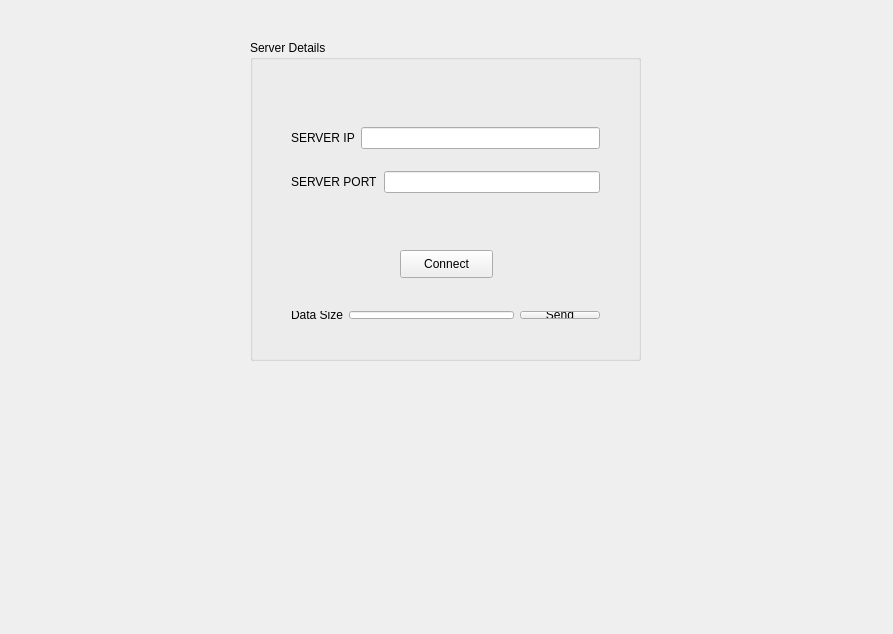
<?xml version="1.0" encoding="UTF-8"?>
<ui version="4.0">
 <class>Widget</class>
 <widget class="QWidget" name="Widget">
  <property name="geometry">
   <rect>
    <x>0</x>
    <y>0</y>
    <width>893</width>
    <height>634</height>
   </rect>
  </property>
  <property name="windowTitle">
   <string>Widget</string>
  </property>
  <widget class="QGroupBox" name="groupBox">
   <property name="geometry">
    <rect>
     <x>250</x>
     <y>40</y>
     <width>391</width>
     <height>321</height>
    </rect>
   </property>
   <property name="title">
    <string>Server Details</string>
   </property>
   <widget class="QPushButton" name="pushButton">
    <property name="geometry">
     <rect>
      <x>150</x>
      <y>210</y>
      <width>93</width>
      <height>28</height>
     </rect>
    </property>
    <property name="text">
     <string>Connect</string>
    </property>
   </widget>
   <widget class="QWidget" name="layoutWidget">
    <property name="geometry">
     <rect>
      <x>30</x>
      <y>60</y>
      <width>331</width>
      <height>121</height>
     </rect>
    </property>
    <layout class="QVBoxLayout" name="verticalLayout">
     <item>
      <layout class="QHBoxLayout" name="horizontalLayout_2">
       <item>
        <widget class="QLabel" name="label">
         <property name="text">
          <string>SERVER IP</string>
         </property>
        </widget>
       </item>
       <item>
        <widget class="QLineEdit" name="lineEdit"/>
       </item>
      </layout>
     </item>
     <item>
      <layout class="QHBoxLayout" name="horizontalLayout">
       <item>
        <widget class="QLabel" name="label_2">
         <property name="text">
          <string>SERVER PORT</string>
         </property>
        </widget>
       </item>
       <item>
        <widget class="QLineEdit" name="lineEdit_2"/>
       </item>
      </layout>
     </item>
    </layout>
   </widget>
   <widget class="QWidget" name="">
    <property name="geometry">
     <rect>
      <x>30</x>
      <y>260</y>
      <width>331</width>
      <height>30</height>
     </rect>
    </property>
    <layout class="QHBoxLayout" name="horizontalLayout_3">
     <item>
      <widget class="QLabel" name="label_3">
       <property name="text">
        <string>Data Size</string>
       </property>
      </widget>
     </item>
     <item>
      <widget class="QLineEdit" name="lineEdit_3"/>
     </item>
     <item>
      <widget class="QPushButton" name="pushButton_2">
       <property name="text">
        <string>Send</string>
       </property>
      </widget>
     </item>
    </layout>
   </widget>
  </widget>
 </widget>
 <layoutdefault spacing="6" margin="11"/>
 <resources/>
 <connections/>
</ui>
